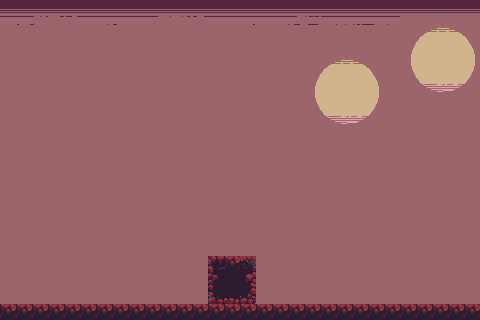

This game map was drawn from its Tiled (.tmx) file and the tilesets committed beside it. A one-line description and the full map source follow:
An orthogonal 30x20 tile map with 16x16 px tiles, 2 tile layers (background, blocked), 2 tilesets and 2 objects.

<map version="1.8" tiledversion="1.8.4" orientation="orthogonal" renderorder="right-down" width="30" height="20" tilewidth="16" tileheight="16" infinite="0" nextlayerid="7" nextobjectid="8">
 <tileset firstgid="1" source="Wasteland_Sky.tsx" />
 <tileset firstgid="513" source="Wasteland-Files.tsx" />
 <layer id="2" name="background" width="30" height="20">
  <data encoding="csv">
3,4,5,6,7,8,9,10,11,12,13,14,15,16,17,18,19,20,21,22,23,24,25,26,27,28,29,30,31,32,
35,36,37,38,39,40,41,42,43,44,45,46,47,48,49,50,51,52,53,54,55,56,57,58,59,118,119,120,121,122,
67,68,69,70,71,72,73,74,75,76,77,78,79,80,81,82,83,84,85,86,87,88,89,90,91,150,151,152,153,154,
99,100,101,102,103,104,105,106,107,108,109,110,111,112,113,114,115,116,117,118,119,120,121,122,123,182,183,184,185,186,
131,132,133,134,135,136,137,138,139,140,141,142,143,144,145,146,147,148,149,150,151,152,153,154,155,214,215,216,217,218,
163,164,165,166,167,168,169,170,171,172,173,174,175,176,177,178,179,180,181,182,183,184,185,186,187,246,247,248,249,250,
195,196,197,198,199,200,201,202,203,204,205,206,207,208,209,210,211,212,213,214,215,216,217,218,219,220,221,222,223,224,
227,228,229,230,231,232,233,234,235,236,237,238,239,240,241,242,243,244,245,246,247,248,249,250,251,252,253,254,255,256,
259,260,261,262,263,264,265,266,267,268,269,270,271,272,273,274,275,276,277,278,279,280,281,282,283,284,285,286,287,288,
291,292,293,294,295,296,297,298,299,300,301,302,303,304,305,306,307,308,309,310,311,312,313,314,315,316,317,318,319,320,
323,324,325,326,327,328,329,330,331,332,333,334,335,336,337,338,339,340,341,342,343,344,345,346,347,348,349,350,351,352,
355,356,357,358,359,360,361,362,363,364,365,366,367,368,369,370,371,372,373,374,375,376,377,378,379,380,381,382,383,384,
387,388,389,390,391,392,393,394,395,396,397,398,399,400,401,402,403,404,405,406,407,408,409,410,411,412,413,414,415,416,
419,420,421,422,423,424,425,426,427,428,429,430,431,432,433,434,435,436,437,438,439,440,441,442,443,444,445,446,447,448,
451,452,453,454,455,456,457,458,459,460,461,462,463,464,465,466,467,468,469,470,471,472,473,474,475,476,477,478,479,480,
483,484,485,486,487,488,489,490,491,492,493,494,495,496,497,498,499,500,501,502,503,504,505,506,507,508,509,510,511,512,
387,388,389,390,391,392,393,394,395,396,397,398,399,400,401,402,403,404,405,406,407,408,409,410,411,412,413,414,415,416,
419,420,421,422,423,424,425,426,427,428,429,430,431,432,433,434,435,436,437,438,439,440,441,442,443,444,445,446,447,448,
451,452,453,454,455,456,457,458,459,460,461,462,463,464,465,466,467,468,469,470,471,472,473,474,475,476,477,478,479,480,
0,0,0,0,0,0,0,0,0,0,0,0,0,0,0,0,0,0,0,0,0,0,0,0,0,0,0,0,0,0
</data>
 </layer>
 <layer id="1" name="blocked" width="30" height="20">
  <data encoding="csv">
0,0,0,0,0,0,0,0,0,0,0,0,0,0,0,0,0,0,0,0,0,0,0,0,0,0,0,0,0,0,
0,0,0,0,0,0,0,0,0,0,0,0,0,0,0,0,0,0,0,0,0,0,0,0,0,0,0,0,0,0,
0,0,0,0,0,0,0,0,0,0,0,0,0,0,0,0,0,0,0,0,0,0,0,0,0,0,0,0,0,0,
0,0,0,0,0,0,0,0,0,0,0,0,0,0,0,0,0,0,0,0,0,0,0,0,0,0,0,0,0,0,
0,0,0,0,0,0,0,0,0,0,0,0,0,0,0,0,0,0,0,0,0,0,0,0,0,0,0,0,0,0,
0,0,0,0,0,0,0,0,0,0,0,0,0,0,0,0,0,0,0,0,0,0,0,0,0,0,0,0,0,0,
0,0,0,0,0,0,0,0,0,0,0,0,0,0,0,0,0,0,0,0,0,0,0,0,0,0,0,0,0,0,
0,0,0,0,0,0,0,0,0,0,0,0,0,0,0,0,0,0,0,0,0,0,0,0,0,0,0,0,0,0,
0,0,0,0,0,0,0,0,0,0,0,0,0,0,0,0,0,0,0,0,0,0,0,0,0,0,0,0,0,0,
0,0,0,0,0,0,0,0,0,0,0,0,0,0,0,0,0,0,0,0,0,0,0,0,0,0,0,0,0,0,
0,0,0,0,0,0,0,0,0,0,0,0,0,0,0,0,0,0,0,0,0,0,0,0,0,0,0,0,0,0,
0,0,0,0,0,0,0,0,0,0,0,0,0,0,0,0,0,0,0,0,0,0,0,0,0,0,0,0,0,0,
0,0,0,0,0,0,0,0,0,0,0,0,0,0,0,0,0,0,0,0,0,0,0,0,0,0,0,0,0,0,
0,0,0,0,0,0,0,0,0,0,0,0,0,0,0,0,0,0,0,0,0,0,0,0,0,0,0,0,0,0,
0,0,0,0,0,0,0,0,0,0,0,0,0,0,0,0,0,0,0,0,0,0,0,0,0,0,0,0,0,0,
0,0,0,0,0,0,0,0,0,0,0,0,0,0,0,0,0,0,0,0,0,0,0,0,0,0,0,0,0,0,
0,0,0,0,0,0,0,0,0,0,0,0,0,749,750,751,0,0,0,0,0,0,0,0,0,0,0,0,0,0,
0,0,0,0,0,0,0,0,0,0,0,0,0,781,782,783,0,0,0,0,0,0,0,0,0,0,0,0,0,0,
0,0,0,0,0,0,0,0,0,0,0,0,0,813,814,815,0,0,0,0,0,0,0,0,0,0,0,0,0,0,
750,750,750,750,750,750,750,750,750,750,750,750,750,750,750,750,750,750,750,750,750,750,750,750,750,750,750,750,750,750
</data>
 </layer>
 <objectgroup id="3" name="ground">
  <object id="5" x="0" y="304" width="480" height="16" />
 </objectgroup>
 <objectgroup id="6" name="rock">
  <object id="6" x="208" y="256" width="48" height="48" />
 </objectgroup>
</map>
